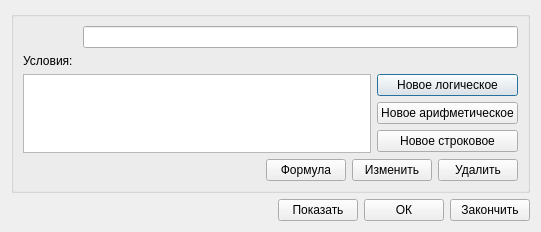
<?xml version="1.0" encoding="UTF-8"?>
<ui version="4.0">
 <class>LaunchConditions</class>
 <widget class="QDialog" name="LaunchConditions">
  <property name="geometry">
   <rect>
    <x>0</x>
    <y>0</y>
    <width>541</width>
    <height>232</height>
   </rect>
  </property>
  <property name="windowTitle">
   <string>Условия запуска программного модуля</string>
  </property>
  <layout class="QVBoxLayout" name="verticalLayout_3">
   <item>
    <widget class="QGroupBox" name="groupBox">
     <property name="title">
      <string/>
     </property>
     <layout class="QVBoxLayout" name="verticalLayout_2">
      <item>
       <layout class="QHBoxLayout" name="horizontalLayout_4">
        <item>
         <widget class="QLabel" name="labelSpacers">
          <property name="text">
           <string>                </string>
          </property>
         </widget>
        </item>
        <item>
         <widget class="QLineEdit" name="lineConditions"/>
        </item>
       </layout>
      </item>
      <item>
       <widget class="QLabel" name="label">
        <property name="text">
         <string>Условия:</string>
        </property>
       </widget>
      </item>
      <item>
       <layout class="QHBoxLayout" name="horizontalLayout_3">
        <item>
         <widget class="QListWidget" name="conditions"/>
        </item>
        <item>
         <layout class="QVBoxLayout" name="verticalLayout">
          <item>
           <widget class="QPushButton" name="newLogicButton">
            <property name="text">
             <string>Новое логическое</string>
            </property>
           </widget>
          </item>
          <item>
           <widget class="QPushButton" name="newArithmeticButton">
            <property name="text">
             <string>Новое арифметическое</string>
            </property>
           </widget>
          </item>
          <item>
           <widget class="QPushButton" name="newStringButton">
            <property name="text">
             <string>Новое строковое</string>
            </property>
           </widget>
          </item>
         </layout>
        </item>
       </layout>
      </item>
      <item>
       <layout class="QHBoxLayout" name="horizontalLayout_2">
        <item>
         <spacer name="horizontalSpacer">
          <property name="orientation">
           <enum>Qt::Horizontal</enum>
          </property>
          <property name="sizeHint" stdset="0">
           <size>
            <width>40</width>
            <height>20</height>
           </size>
          </property>
         </spacer>
        </item>
        <item>
         <widget class="QPushButton" name="formulaButton">
          <property name="text">
           <string>Формула</string>
          </property>
         </widget>
        </item>
        <item>
         <widget class="QPushButton" name="changeButton">
          <property name="text">
           <string>Изменить</string>
          </property>
         </widget>
        </item>
        <item>
         <widget class="QPushButton" name="deleteButton">
          <property name="text">
           <string>Удалить</string>
          </property>
         </widget>
        </item>
       </layout>
      </item>
     </layout>
    </widget>
   </item>
   <item>
    <layout class="QHBoxLayout" name="horizontalLayout">
     <item>
      <spacer name="horizontalSpacer_2">
       <property name="orientation">
        <enum>Qt::Horizontal</enum>
       </property>
       <property name="sizeHint" stdset="0">
        <size>
         <width>40</width>
         <height>20</height>
        </size>
       </property>
      </spacer>
     </item>
     <item>
      <widget class="QPushButton" name="showButton">
       <property name="text">
        <string>Показать</string>
       </property>
      </widget>
     </item>
     <item>
      <widget class="QPushButton" name="okButton">
       <property name="text">
        <string>ОК</string>
       </property>
      </widget>
     </item>
     <item>
      <widget class="QPushButton" name="doneButton">
       <property name="text">
        <string>Закончить</string>
       </property>
      </widget>
     </item>
    </layout>
   </item>
  </layout>
 </widget>
 <resources/>
 <connections/>
</ui>
